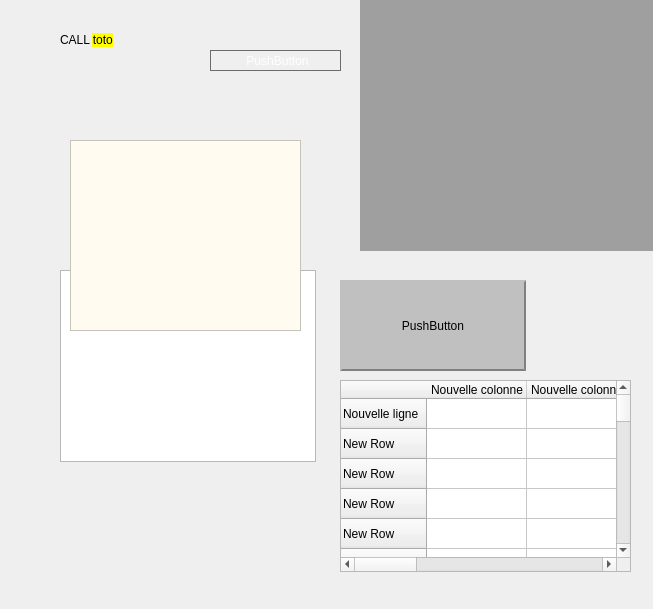
<?xml version="1.0" encoding="UTF-8"?>
<ui version="4.0">
 <class>toto</class>
 <widget class="QWidget" name="toto">
  <property name="geometry">
   <rect>
    <x>0</x>
    <y>0</y>
    <width>653</width>
    <height>609</height>
   </rect>
  </property>
  <property name="windowTitle">
   <string>Form</string>
  </property>
  <widget class="QTableWidget" name="tableWidget_2">
   <property name="geometry">
    <rect>
     <x>340</x>
     <y>380</y>
     <width>291</width>
     <height>192</height>
    </rect>
   </property>
   <property name="selectionMode">
    <enum>QAbstractItemView::ContiguousSelection</enum>
   </property>
   <property name="selectionBehavior">
    <enum>QAbstractItemView::SelectRows</enum>
   </property>
   <row>
    <property name="text">
     <string>Nouvelle ligne</string>
    </property>
   </row>
   <row>
    <property name="text">
     <string>New Row</string>
    </property>
   </row>
   <row>
    <property name="text">
     <string>New Row</string>
    </property>
   </row>
   <row>
    <property name="text">
     <string>New Row</string>
    </property>
   </row>
   <row>
    <property name="text">
     <string>New Row</string>
    </property>
   </row>
   <row>
    <property name="text">
     <string>New Row</string>
    </property>
   </row>
   <row>
    <property name="text">
     <string>New Row</string>
    </property>
   </row>
   <row>
    <property name="text">
     <string>New Row</string>
    </property>
   </row>
   <row>
    <property name="text">
     <string>New Row</string>
    </property>
   </row>
   <row>
    <property name="text">
     <string>New Row</string>
    </property>
   </row>
   <row>
    <property name="text">
     <string>New Row</string>
    </property>
   </row>
   <row>
    <property name="text">
     <string>New Row</string>
    </property>
   </row>
   <row>
    <property name="text">
     <string>New Row</string>
    </property>
   </row>
   <row>
    <property name="text">
     <string>New Row</string>
    </property>
   </row>
   <row>
    <property name="text">
     <string>New Row</string>
    </property>
   </row>
   <row>
    <property name="text">
     <string>New Row</string>
    </property>
   </row>
   <row>
    <property name="text">
     <string>New Row</string>
    </property>
   </row>
   <row>
    <property name="text">
     <string>New Row</string>
    </property>
   </row>
   <row>
    <property name="text">
     <string>New Row</string>
    </property>
   </row>
   <row>
    <property name="text">
     <string>New Row</string>
    </property>
   </row>
   <row>
    <property name="text">
     <string>New Row</string>
    </property>
   </row>
   <row>
    <property name="text">
     <string>New Row</string>
    </property>
   </row>
   <row>
    <property name="text">
     <string>New Row</string>
    </property>
   </row>
   <row>
    <property name="text">
     <string>New Row</string>
    </property>
   </row>
   <row>
    <property name="text">
     <string>New Row</string>
    </property>
   </row>
   <row>
    <property name="text">
     <string>New Row</string>
    </property>
   </row>
   <row>
    <property name="text">
     <string>New Row</string>
    </property>
   </row>
   <row>
    <property name="text">
     <string>New Row</string>
    </property>
   </row>
   <row>
    <property name="text">
     <string>New Row</string>
    </property>
   </row>
   <row>
    <property name="text">
     <string>New Row</string>
    </property>
   </row>
   <row>
    <property name="text">
     <string>New Row</string>
    </property>
   </row>
   <row>
    <property name="text">
     <string>New Row</string>
    </property>
   </row>
   <row>
    <property name="text">
     <string>New Row</string>
    </property>
   </row>
   <row>
    <property name="text">
     <string>New Row</string>
    </property>
   </row>
   <row>
    <property name="text">
     <string>New Row</string>
    </property>
   </row>
   <row>
    <property name="text">
     <string>New Row</string>
    </property>
   </row>
   <row>
    <property name="text">
     <string>New Row</string>
    </property>
   </row>
   <row>
    <property name="text">
     <string>New Row</string>
    </property>
   </row>
   <row>
    <property name="text">
     <string>New Row</string>
    </property>
   </row>
   <row>
    <property name="text">
     <string>New Row</string>
    </property>
   </row>
   <row>
    <property name="text">
     <string>New Row</string>
    </property>
   </row>
   <row>
    <property name="text">
     <string>Nouvelle ligne</string>
    </property>
   </row>
   <row>
    <property name="text">
     <string>Nouvelle ligne</string>
    </property>
   </row>
   <row>
    <property name="text">
     <string>Nouvelle ligne</string>
    </property>
   </row>
   <row>
    <property name="text">
     <string>Nouvelle ligne</string>
    </property>
   </row>
   <row>
    <property name="text">
     <string>Nouvelle ligne</string>
    </property>
   </row>
   <column>
    <property name="text">
     <string>Nouvelle colonne</string>
    </property>
   </column>
   <column>
    <property name="text">
     <string>Nouvelle colonne</string>
    </property>
   </column>
   <column>
    <property name="text">
     <string>Nouvelle colonne</string>
    </property>
   </column>
   <column>
    <property name="text">
     <string>Nouvelle colonne</string>
    </property>
   </column>
  </widget>
  <widget class="QLabel" name="label_2">
   <property name="geometry">
    <rect>
     <x>60</x>
     <y>20</y>
     <width>151</width>
     <height>41</height>
    </rect>
   </property>
   <property name="text">
    <string>&lt;html&gt;&lt;head/&gt;&lt;body&gt;&lt;p&gt;&lt;span style=&quot; font-family:'Monospace'; font-size:9pt;&quot;&gt;CALL &lt;/span&gt;&lt;span style=&quot; font-family:'Monospace'; font-size:9pt; background-color:#ffff00;&quot;&gt;toto&lt;/span&gt;&lt;/p&gt;&lt;/body&gt;&lt;/html&gt;</string>
   </property>
  </widget>
  <widget class="QPushButton" name="evilButton">
   <property name="geometry">
    <rect>
     <x>340</x>
     <y>280</y>
     <width>186</width>
     <height>91</height>
    </rect>
   </property>
   <property name="styleSheet">
    <string notr="true"> QPushButton {
     background-color: rgb(192, 192, 192);
     border-style: outset;
     border-width: 2px;
     border-color: rgb(128, 128, 128);
 }
 QPushButton:pressed {
     background-color: rgb(192, 192, 192);
     border-style: inset;
 }</string>
   </property>
   <property name="text">
    <string>PushButton</string>
   </property>
  </widget>
  <widget class="QPushButton" name="pushButton_5">
   <property name="geometry">
    <rect>
     <x>210</x>
     <y>50</y>
     <width>131</width>
     <height>21</height>
    </rect>
   </property>
   <property name="styleSheet">
    <string notr="true"> QPushButton {
     background-color: qlineargradient(x1:0, y1:0, x2:0, y2:1,
                                       stop:0 #515151, stop: 0.5 #404040,
                                       stop: 0.6 #333333, stop:1 #555555);
     color: white;
     padding-left: 4px;
     border: 1px solid #6c6c6c;
 }
</string>
   </property>
   <property name="text">
    <string>PushButton</string>
   </property>
  </widget>
  <widget class="QMdiArea" name="mdiArea">
   <property name="geometry">
    <rect>
     <x>360</x>
     <y>0</y>
     <width>371</width>
     <height>251</height>
    </rect>
   </property>
  </widget>
  <widget class="QTableView" name="tableView">
   <property name="geometry">
    <rect>
     <x>60</x>
     <y>270</y>
     <width>256</width>
     <height>192</height>
    </rect>
   </property>
  </widget>
  <widget class="QTextEdit" name="textEdit">
   <property name="geometry">
    <rect>
     <x>70</x>
     <y>140</y>
     <width>231</width>
     <height>191</height>
    </rect>
   </property>
   <property name="font">
    <font>
     <family>Terminal</family>
    </font>
   </property>
   <property name="styleSheet">
    <string notr="true">background-color: rgb(255, 251, 240);</string>
   </property>
  </widget>
 </widget>
 <resources/>
 <connections/>
</ui>
